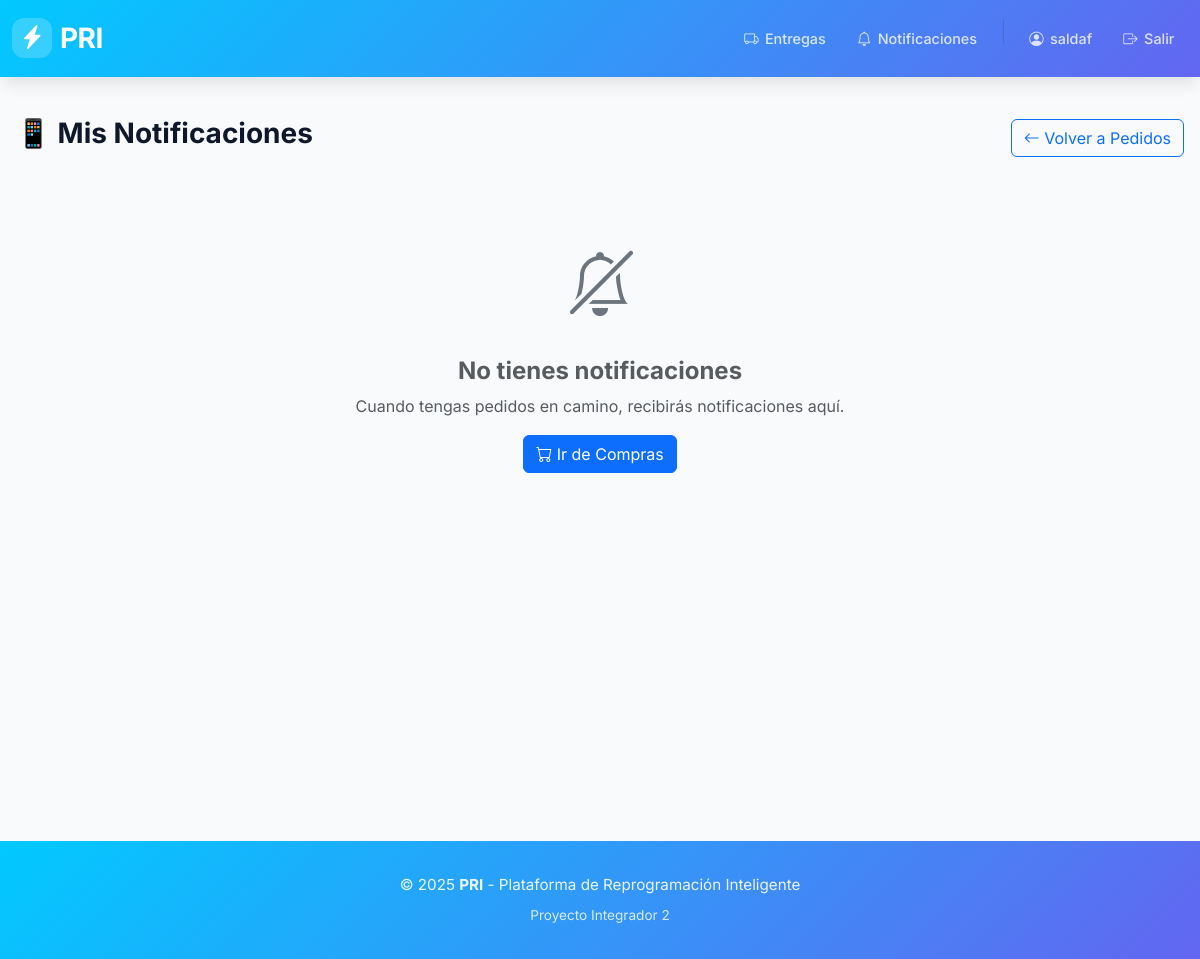
Before: /orders/notifications/ (signed in) with the older database file.
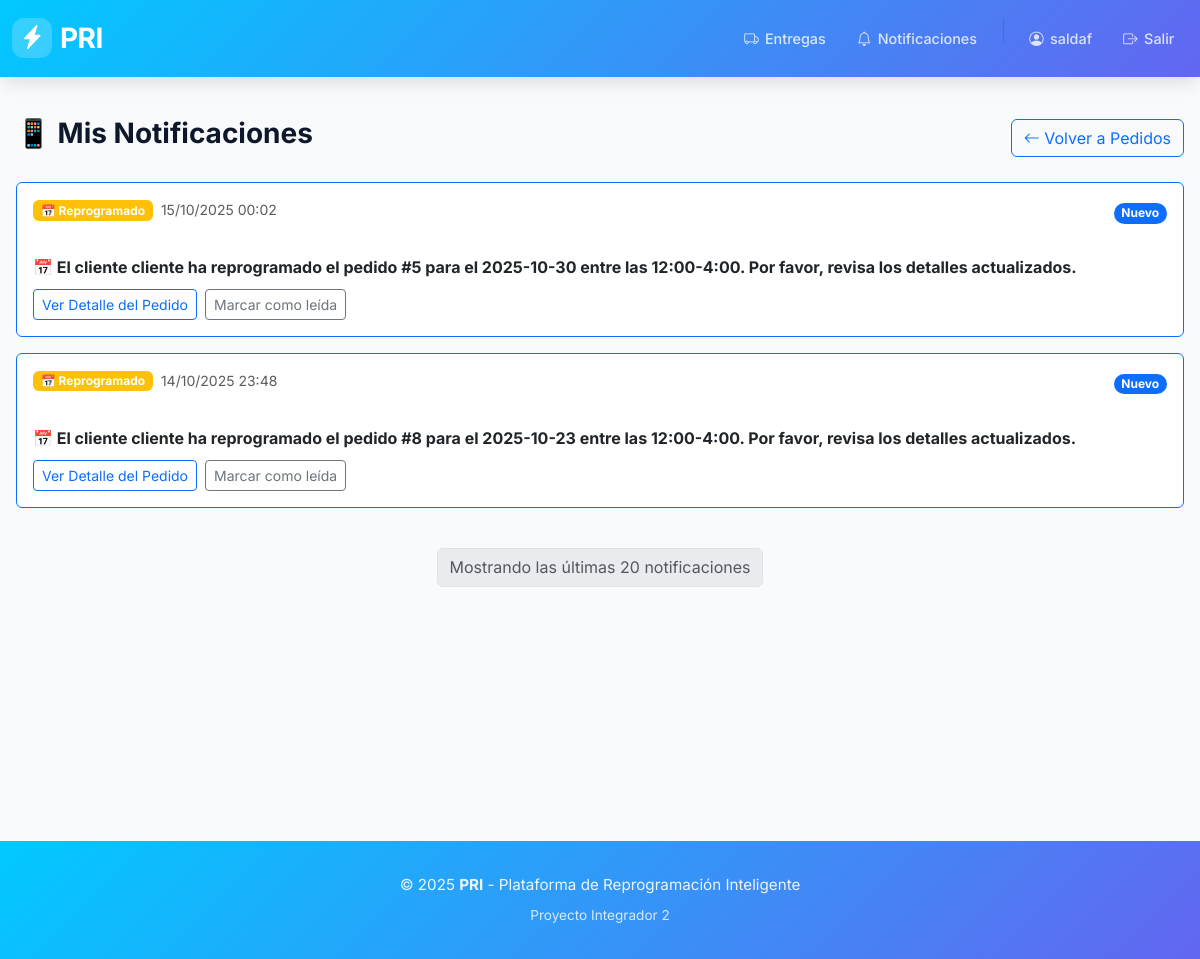
After: the same page with the newer database file.
### orders/models.py (models this page shows, shortened)
class DeliveryNotification(models.Model):
    NOTIFICATION_TYPES = (
        ("approaching", "Aproximándose"),
        ("leaving", "Saliendo"),
        ("arriving_soon", "Llegando pronto (3 min)"),
        ("arrived", "Ha llegado"),
        ("delivered", "Entregado"),
        ("rescheduled", "Reprogramado"),
        ("failed", "Entrega Fallida"),
        ("coordinator_rescheduled", "Reprogramación - Coordinador"),
        ("coordinator_status_changed", "Cambio de Estado - Coordinador"),
        ("coordinator_rider_assigned", "Asignación de Repartidor - Coordinador"),
        ("coordinator_schedule_changed", "Cambio de Programación - Coordinador"),
        ("coordinator_delivery_failed", "Entrega Fallida - Coordinador"),
    )
    delivery = models.ForeignKey(Delivery, on_delete=models.CASCADE, related_name="notifications")
    notification_type = models.CharField(max_length=35, choices=NOTIFICATION_TYPES)
    recipient = models.ForeignKey(User, on_delete=models.CASCADE, related_name="delivery_notifications")
    message = models.TextField()
    sent_at = models.DateTimeField(auto_now_add=True)
    read = models.BooleanField(default=False)
    class Meta:
        ordering = ["-sent_at"]

### orders/views.py (the view, shortened to what this page needs)
# urls.py: path("notifications/", views.notifications, name="notifications"),
@login_required
def notifications(request):
    notifications = DeliveryNotificationService.get_user_notifications(request.user, limit=20)
    return render(request, "orders/notifications.html", {
        "notifications": notifications
    })

### orders/notification_service.py (called while the page is built)
    @staticmethod
    def get_user_notifications(user, limit=10):
        return DeliveryNotification.objects.filter(
            recipient=user
        ).select_related('delivery', 'delivery__order')[:limit]

### orders/templates/orders/notifications.html (shortened to what the changed rows need)
{% extends 'base.html' %}
{% block content %}
{% if notifications %}
    <div class="row">
        {% for notification in notifications %}
        <div class="col-12 mb-3">
            <div class="card {% if not notification.read %}{% if notification.notification_type == 'failed' %}border-danger{% else %}border-primary{% endif %}{% else %}border-light{% endif %}">
                <div class="card-body">
                    <div class="d-flex justify-content-between align-items-start">
                        <div class="flex-grow-1">
                            <div class="d-flex align-items-center mb-2">
                                {% if notification.notification_type == "approaching" %}
                                    <span class="badge bg-primary me-2">🚚 Aproximándose</span>
                                {% elif notification.notification_type == "leaving" %}
                                    <span class="badge bg-success me-2">🚀 Saliendo</span>
                                {% elif notification.notification_type == "arriving_soon" %}
                                    <span class="badge bg-warning me-2">⏰ Llegando pronto</span>
                                {% elif notification.notification_type == "arrived" %}
                                    <span class="badge bg-info me-2">🏠 Ha llegado</span>
                                {% elif notification.notification_type == "delivered" %}
                                    <span class="badge bg-success me-2">✅ Entregado</span>
                                {% elif notification.notification_type == "failed" %}
                                    <span class="badge bg-danger me-2">❌ Entrega Fallida</span>
                                {% elif notification.notification_type == "rescheduled" %}
                                    <span class="badge bg-warning me-2">📅 Reprogramado</span>
                                {% elif notification.notification_type == "coordinator_rescheduled" %}
                                    <span class="badge bg-danger me-2">🚨 Reprogramación - Coordinador</span>
                                {% elif notification.notification_type == "coordinator_status_changed" %}
                                    <span class="badge bg-info me-2">🔄 Cambio de Estado - Coordinador</span>
                                {% elif notification.notification_type == "coordinator_rider_assigned" %}
                                    <span class="badge bg-primary me-2">👤 Asignación - Coordinador</span>
                                {% elif notification.notification_type == "coordinator_schedule_changed" %}
                                    <span class="badge bg-warning me-2">📅 Cambio Programación - Coordinador</span>
                                {% elif notification.notification_type == "coordinator_delivery_failed" %}
                                    <span class="badge bg-danger me-2">❌ Entrega Fallida - Coordinador</span>
                                {% else %}
                                    <span class="badge bg-secondary me-2">📬 Notificación</span>
                                {% endif %}
                                <small class="text-muted">
                                    {{ notification.sent_at|date:"d/m/Y H:i" }}
                                </small>
                            </div>
                            <p class="mb-2 {% if not notification.read %}fw-bold{% endif %}" style="white-space: pre-line;">
                                {{ notification.message }}
                            </p>
                            <div class="d-flex align-items-center">
                                <a href="{% url 'orders:delivery_detail' notification.delivery.order.id %}"
                                   class="btn btn-sm btn-outline-primary me-2">
                                    Ver Detalle del Pedido
                                </a>
                                {% if not notification.read %}
                                <form method="post" class="d-inline">
                                    <button type="submit" class="btn btn-sm btn-outline-secondary">
                                        Marcar como leída
                                    </button>
                                </form>
                                {% endif %}
                            </div>
                        </div>
                        {% if not notification.read %}
                        <div class="ms-3">
                            <span class="badge bg-primary rounded-pill">Nuevo</span>
                        </div>
                        {% endif %}
                    </div>
                </div>
            </div>
        </div>
        {% endfor %}
    </div>
    <div class="d-flex justify-content-center mt-4">
        <nav aria-label="Paginación de notificaciones">
            <ul class="pagination">
                <li class="page-item disabled">
                    <span class="page-link">Mostrando las últimas 20 notificaciones</span>
                </li>
            </ul>
        </nav>
    </div>
{% else %}
    <div class="text-center py-5">
        <div class="mb-4">
            <i class="bi bi-bell-slash" style="font-size: 4rem; color: #6c757d;"></i>
        </div>
        <h4 class="text-muted">No tienes notificaciones</h4>
        <p class="text-muted">Cuando tengas pedidos en camino, recibirás notificaciones aquí.</p>
        <a href="{% url 'catalog:product_list' %}" class="btn btn-primary">
            <i class="bi bi-cart"></i> Ir de Compras
        </a>
    </div>
{% endif %}
{% endblock %}

Changed rows visible on the page:
added DeliveryNotification: notification_type "📅 Reprogramado", sent_at "15/10/2025 00:02", message "📅 El cliente cliente ha reprogramado el pedido #5 para el 2025-10-30 entre las 12:00-4:00. Por favor, revisa los detalles actualizados.", read "Nuevo"
added DeliveryNotification: notification_type "📅 Reprogramado", sent_at "14/10/2025 23:48", message "📅 El cliente cliente ha reprogramado el pedido #8 para el 2025-10-23 entre las 12:00-4:00. Por favor, revisa los detalles actualizados.", read "Nuevo"
Other visible differences:
text no longer shown: "No tienes notificaciones Cuando tengas pedidos en camino, recibirás notificaciones aquí. Ir de Compras"
text now shown: "Mostrando las últimas 20 notificaciones"
